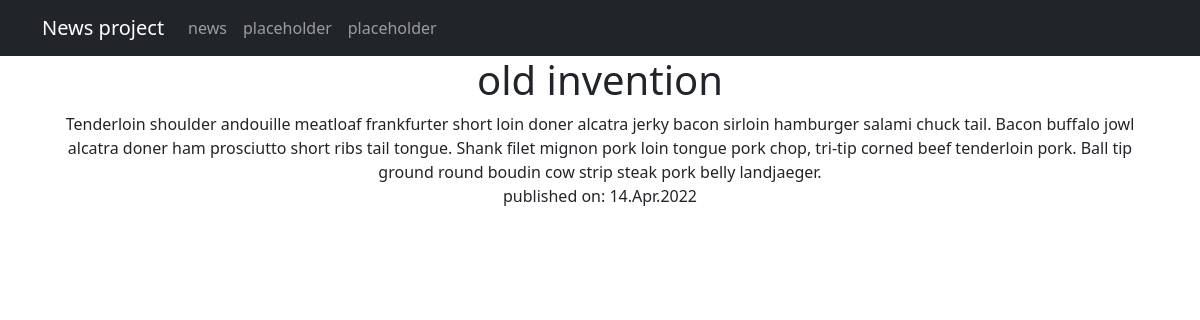
The page /news/2 on the database its author committed.
### news/models.py (models this page shows, shortened)
class Post(models.Model):
    author = models.ForeignKey(Author, on_delete=models.CASCADE)
    type = models.CharField(max_length=2, choices=post_types)
    creation_time = models.DateTimeField(auto_now_add=True)
    categories = models.ManyToManyField(Category, through="PostCategory")
    header = models.CharField(max_length=255)
    text = models.TextField()
    rating = models.IntegerField(default=0)

### news/views.py (the view)
# urls.py: path('<int:pk>', NewsDetail.as_view()),
class NewsDetail(DetailView):
    model = Post
    template_name = "news_detail.html"
    context_object_name = "news_detail"

### news/templatetags/custom_filters.py (called while the page is built)
@register.filter()
def censor(text):
    text = text.split()
    for i, word in enumerate(text):
        print(text[i])
        if "".join(c for c in word.lower() if c.isalpha()) in WORD_BLACKLIST:
            text[i] = word[0] + "".join("*" for _ in word[1:-1]) + word[-1]
            print(text[i])
    return " ".join(text)

### templates/news_detail.html (shortened to what this page needs)
{% extends 'flatpages/default.html' %}
{% load custom_filters %}
{% block content %}
<h1>{{news_detail.header|censor}}</h1>
<div>{{news_detail.text|censor}}<br>published on: {{news_detail.creation_time|date:'d.M.Y'}}</div>
{% endblock content %}

### rows shown on the page
Post: header|censor "old invention", text|censor "Tenderloin shoulder andouille meatloaf frankfurter short loin doner alcatra jerky bacon sirloin hamburger salami chuck tail. Bacon buffalo jowl alcatra doner ham prosciutto short ribs tail tongue. Shank filet mignon pork loin tongue pork chop, tri-tip corned beef tenderloin pork. Ball tip ground round boudin cow strip steak pork belly landjaeger.", creation_time "14.Apr.2022"
